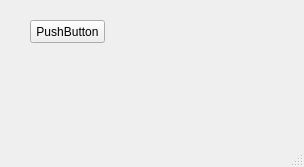
<?xml version="1.0" encoding="UTF-8"?>
<ui version="4.0">
 <class>MainWindow</class>
 <widget class="QMainWindow" name="MainWindow">
  <property name="geometry">
   <rect>
    <x>0</x>
    <y>0</y>
    <width>304</width>
    <height>167</height>
   </rect>
  </property>
  <property name="windowTitle">
   <string>MainWindow</string>
  </property>
  <widget class="QWidget" name="centralwidget">
   <widget class="QPushButton" name="pushButton">
    <property name="geometry">
     <rect>
      <x>30</x>
      <y>20</y>
      <width>75</width>
      <height>23</height>
     </rect>
    </property>
    <property name="text">
     <string>PushButton</string>
    </property>
   </widget>
  </widget>
  <widget class="QMenuBar" name="menubar">
   <property name="geometry">
    <rect>
     <x>0</x>
     <y>0</y>
     <width>304</width>
     <height>21</height>
    </rect>
   </property>
  </widget>
  <widget class="QStatusBar" name="statusbar"/>
 </widget>
 <resources/>
 <connections/>
</ui>
